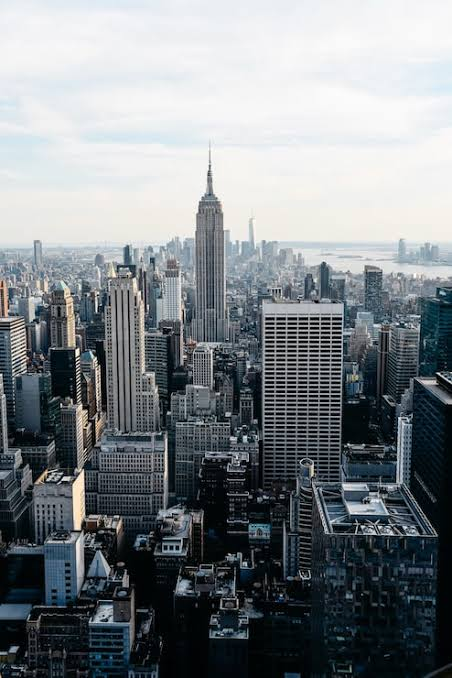
#> input picture LAB/Input/ex15.jpg, 452 x 678 px, found by its file name
$ python e15.py
#> lines starting #> are read from the running program, lines starting #| are printed output that depends on the picture
import cv2
import numpy as np

img = cv2.imread('./Input/ex15.jpg')
#> img is the input picture: shape (678, 452, 3); mean B, G, R 134.7, 130.8, 125.3
pts_src = np.float32([[100,100],[400,100],[400,400],[100,400]])
pts_dst = np.float32([[80,120],[420,80],[380,420],[120,380]])

H, _ = cv2.findHomography(pts_src, pts_dst)
warped = cv2.warpPerspective(img, H, (img.shape[1], img.shape[0]))
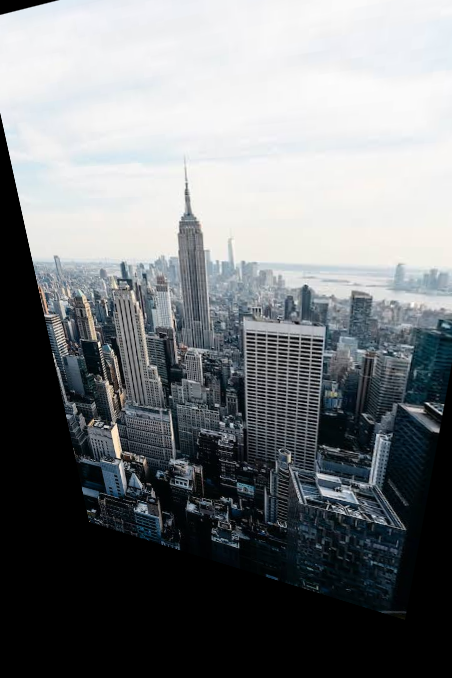
#> warped: shape (678, 452, 3); mean B, G, R 123.5, 121.1, 117.6

cv2.imshow('Original', img)
cv2.imshow('DLT Transform', warped)
cv2.waitKey(0); cv2.destroyAllWindows()
cv2.imwrite('transformed_dlt.jpg', warped)

$ run again, with LAB/Input/ex10.jpg copied over LAB/Input/ex15.jpg
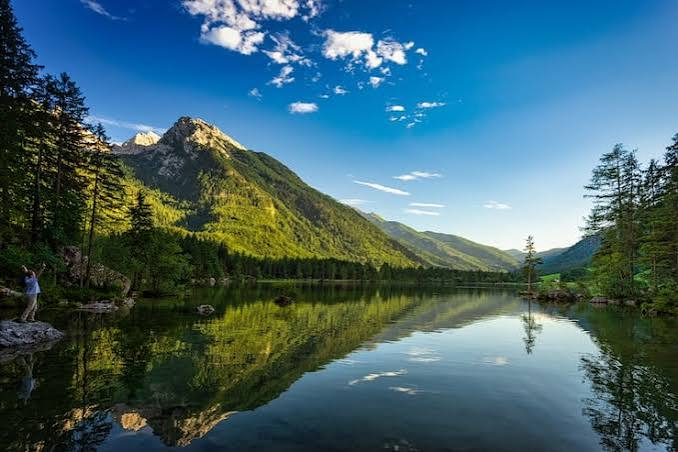
#> input picture LAB/Input/ex10.jpg, 678 x 452 px, found by its file name
#> img is the input picture: shape (452, 678, 3); mean B, G, R 110.2, 101.1, 67.4
#> `warped = cv2.warpPerspective(img, H, (img.shape[1], img.shape[0]))`:
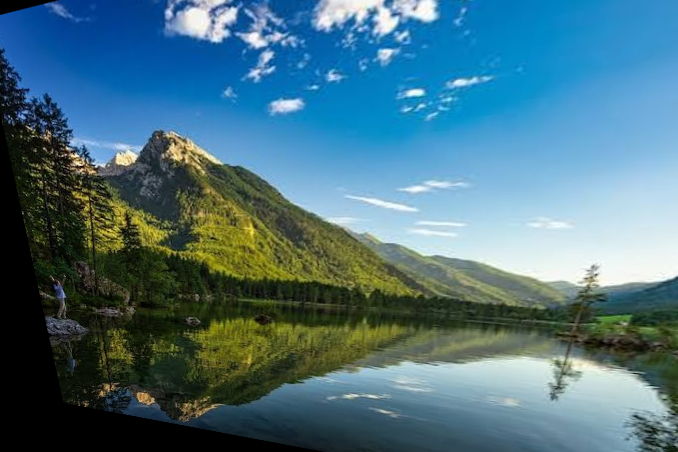
#> warped: shape (452, 678, 3); mean B, G, R 127.3, 113.7, 74.7

$ run again, with LAB/Input/ex11.jpg copied over LAB/Input/ex15.jpg
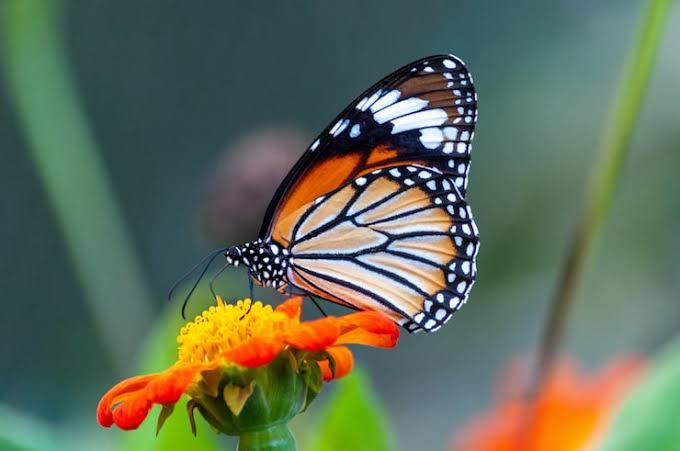
#> input picture LAB/Input/ex11.jpg, 680 x 451 px, found by its file name
#> img is the input picture: shape (451, 680, 3); mean B, G, R 89.9, 109.4, 97.3
#> `warped = cv2.warpPerspective(img, H, (img.shape[1], img.shape[0]))`:
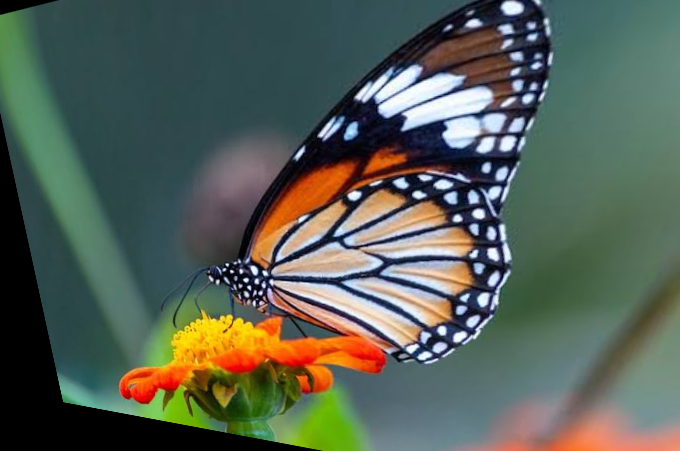
#> warped: shape (451, 680, 3); mean B, G, R 85.5, 96.5, 86.9
